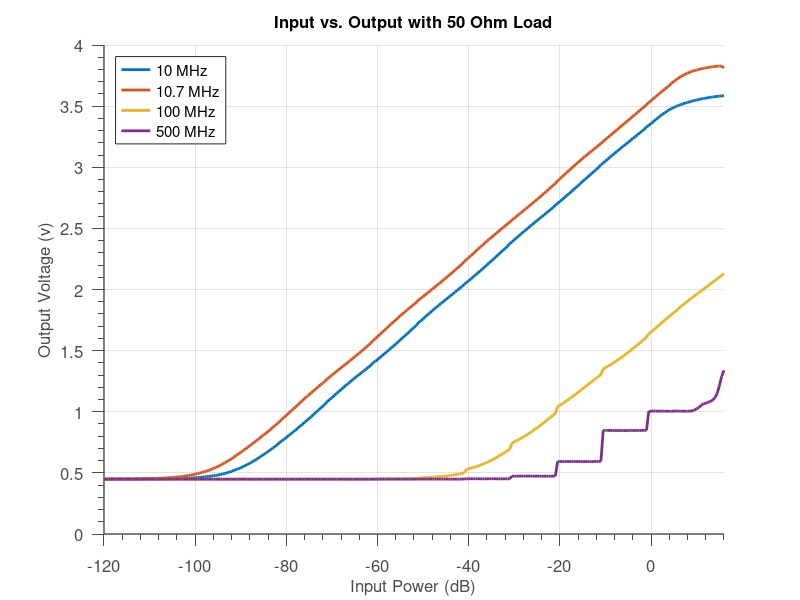

Write MATLAB code to recreate this figure.
% Plot measurement data stored in ASCII format using
% save(filename, ..., format='ascii').

% clear

d1 = struct( ...
    'dat', {load('meas_20140402.txt')}, ...
    'frq', {[10e6, 10.7e6, 100e6, 500e6]}, ...
    'pwr', {-120:.5:16}, ...
    'leg', {{'10 MHz' '10.7 MHz' '100 MHz' '500 MHz'}}, ...
    'gxt', {'Input vs. Output with 50 Ohm Load'}, ...
    'xlb', {'Input Power (dB)'}, ...
    'ylb', {'Output Voltage (v)'} ...
    );

close all





hFigure = figure('Units', 'pixels');
hAxes   = axes();

hFTitle = title (d1.gxt           );
hXLabel = xlabel(d1.xlb           );
hYLabel = ylabel(d1.ylb           );

hold on; grid on;

axis(hAxes, [d1.pwr(1) d1.pwr(end) floor(min(d1.dat(:))) ceil(max(d1.dat(:)))]);

ph = plot(hAxes, d1.pwr'*ones(1,length(d1.frq)), d1.dat');
set(ph, 'LineWidth', 2.0);

hLegend = legend(d1.leg, 'Location', 'NorthWest');

set( hAxes, ...
    'FontName'   , 'Helvetica' );
set([hFTitle, hXLabel, hYLabel], ...
    'FontName'   , 'Helvetica');
set([hLegend, hAxes], ...
    'FontSize'   , 12           );
set([hXLabel, hYLabel], ...
    'FontSize'   , 12          );
set( hFTitle                    , ...
    'FontSize'   , 12          , ...
    'FontWeight' , 'bold'      );

set(hAxes, ...
  'Box'         , 'off'     , ...
  'TickDir'     , 'out'     , ...
  'TickLength'  , [.02 .02] , ...
  'XMinorTick'  , 'on'      , ...
  'YMinorTick'  , 'on'      , ...
  'YGrid'       , 'on'      , ...
  'XColor'      , [.3 .3 .3], ...
  'YColor'      , [.3 .3 .3], ...
  'YTick'       , 0:.5:5, ...
  'LineWidth'   , 1         );